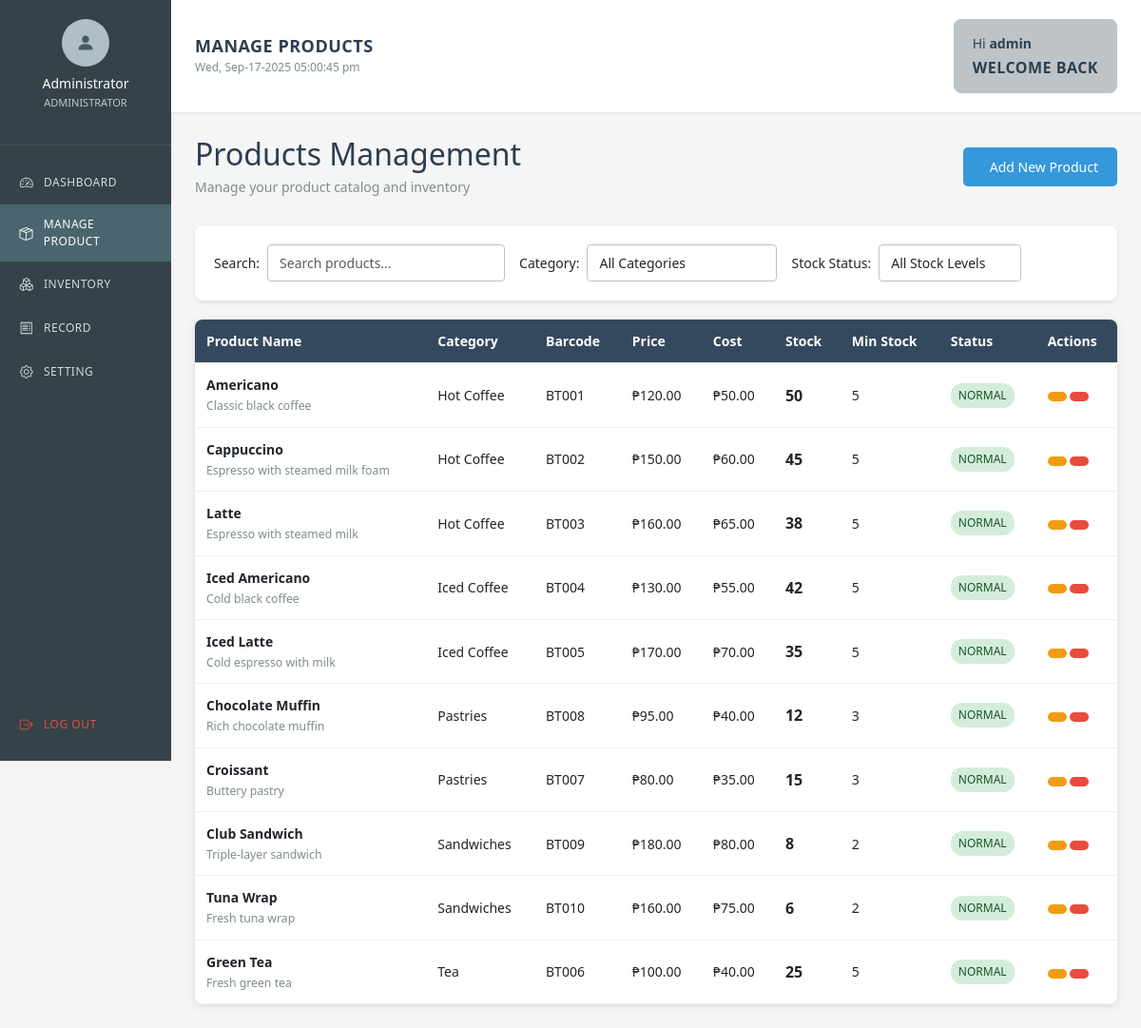
Page /admin/pages/products.php (signed in) on the committed database.
### tables this page shows
CREATE TABLE `products` (
    `product_id` INT(11) NOT NULL AUTO_INCREMENT,
    `product_name` VARCHAR(100) NOT NULL,
    `category_id` INT(11) NOT NULL,
    `description` TEXT,
    `price` DECIMAL(10,2) NOT NULL,
    `cost_price` DECIMAL(10,2) NOT NULL DEFAULT 0.00,
    `barcode` VARCHAR(50) UNIQUE,
    `image_path` VARCHAR(255),
    `status` ENUM('active', 'inactive') NOT NULL DEFAULT 'active',
    `created_at` TIMESTAMP DEFAULT CURRENT_TIMESTAMP,
    `updated_at` TIMESTAMP DEFAULT CURRENT_TIMESTAMP ON UPDATE CURRENT_TIMESTAMP,
    PRIMARY KEY (`product_id`),
    FOREIGN KEY (`category_id`) REFERENCES `categories`(`category_id`) ON DELETE CASCADE,
    INDEX `idx_product_name` (`product_name`),
    INDEX `idx_barcode` (`barcode`),
    INDEX `idx_category_id` (`category_id`)
);

CREATE TABLE `categories` (
    `category_id` INT(11) NOT NULL AUTO_INCREMENT,
    `category_name` VARCHAR(100) NOT NULL,
    `description` TEXT,
    `status` ENUM('active', 'inactive') NOT NULL DEFAULT 'active',
    `created_at` TIMESTAMP DEFAULT CURRENT_TIMESTAMP,
    `updated_at` TIMESTAMP DEFAULT CURRENT_TIMESTAMP ON UPDATE CURRENT_TIMESTAMP,
    PRIMARY KEY (`category_id`),
    INDEX `idx_category_name` (`category_name`)
);

CREATE TABLE `inventory` (
    `inventory_id` INT(11) NOT NULL AUTO_INCREMENT,
    `product_id` INT(11) NOT NULL,
    `current_stock` INT(11) NOT NULL DEFAULT 0,
    `minimum_stock` INT(11) NOT NULL DEFAULT 5,
    `maximum_stock` INT(11) NOT NULL DEFAULT 100,
    `reorder_level` INT(11) NOT NULL DEFAULT 10,
    `unit_of_measure` VARCHAR(20) DEFAULT 'pcs',
    `last_updated` TIMESTAMP DEFAULT CURRENT_TIMESTAMP ON UPDATE CURRENT_TIMESTAMP,
    PRIMARY KEY (`inventory_id`),
    FOREIGN KEY (`product_id`) REFERENCES `products`(`product_id`) ON DELETE CASCADE,
    UNIQUE KEY `unique_product_inventory` (`product_id`),
    INDEX `idx_current_stock` (`current_stock`),
    INDEX `idx_minimum_stock` (`minimum_stock`)
);

### includes/database.php (called while the page is built, shortened)
<?php
class Database {
    private $host = 'localhost';
    private $dbname = '9bar_pos';
    private $username = 'root';
    private $password = '';
    private $charset = 'utf8mb4';
    private $pdo;
    private function connect() {
        $dsn = "mysql:host={$this->host};dbname={$this->dbname};charset={$this->charset}";
        $options = [
            PDO::ATTR_ERRMODE => PDO::ERRMODE_EXCEPTION,
            PDO::ATTR_DEFAULT_FETCH_MODE => PDO::FETCH_ASSOC,
            PDO::ATTR_EMULATE_PREPARES => false,
        ];
        try {
            $this->pdo = new PDO($dsn, $this->username, $this->password, $options);
        } catch (PDOException $e) {
            throw new PDOException($e->getMessage(), (int)$e->getCode());
        }
    }
    public function query($sql, $params = []) {
        try {
            $stmt = $this->pdo->prepare($sql);
            $stmt->execute($params);
            return $stmt;
        } catch (PDOException $e) {
            throw new PDOException($e->getMessage(), (int)$e->getCode());
        }
    }
    public function fetchAll($sql, $params = []) {
        $stmt = $this->query($sql, $params);
        return $stmt->fetchAll();
    }
}
?>

### admin/pages/products.php (the view, shortened to what this page needs)
<?php
include '../components/main-layout.php';
$products = $db->fetchAll("
    SELECT p.*, c.category_name, i.current_stock, i.minimum_stock, i.maximum_stock, i.reorder_level
    FROM products p
    LEFT JOIN categories c ON p.category_id = c.category_id
    LEFT JOIN inventory i ON p.product_id = i.product_id
    WHERE p.status = 'active'
    ORDER BY c.category_name, p.product_name
");
?>
<div class="products-header">
    <div>
        <h2 style="margin: 0; color: #2c3e50;">Products Management</h2>
        <p style="color: #7f8c8d; margin: 5px 0 0 0;">Manage your product catalog and inventory</p>
    </div>
    <button class="btn btn-primary" onclick="openAddModal()">
        <i class="fas fa-plus"></i> Add New Product
    </button>
</div>
<div class="search-filters">
    <div class="filters-row">
        <div class="filter-group">
            <label>Search:</label>
            <input type="text" class="form-control" id="searchInput" placeholder="Search products..."
                   onkeyup="filterProducts()" style="width: 250px;">
        </div>
        <div class="filter-group">
            <label>Category:</label>
            <select class="form-control" id="categoryFilter" onchange="filterProducts()" style="width: 200px;">
                <option value="">All Categories</option>
            </select>
        </div>
        <div class="filter-group">
            <label>Stock Status:</label>
            <select class="form-control" id="stockFilter" onchange="filterProducts()" style="width: 150px;">
                <option value="">All Stock Levels</option>
            </select>
        </div>
    </div>
</div>
<div class="products-table">
    <div class="table-responsive">
        <table id="productsTable">
            <thead>
                <tr>
                    <th>Product Name</th>
                    <th>Category</th>
                    <th>Barcode</th>
                    <th>Price</th>
                    <th>Cost</th>
                    <th>Stock</th>
                    <th>Min Stock</th>
                    <th>Status</th>
                    <th>Actions</th>
                </tr>
            </thead>
            <tbody>
                <?php foreach ($products as $product): ?>
                <?php
                $stockStatus = 'normal';
                $stockClass = 'stock-normal';
                ?>
                <tr data-category="<?php echo $product['category_id']; ?>"
                    data-stock="<?php echo $stockStatus; ?>"
                    data-name="<?php echo strtolower($product['product_name']); ?>">
                    <td>
                        <strong><?php echo htmlspecialchars($product['product_name']); ?></strong>
                        <br><small style="color: #7f8c8d;"><?php echo htmlspecialchars($product['description']); ?></small>
                    </td>
                    <td><?php echo htmlspecialchars($product['category_name']); ?></td>
                    <td><?php echo htmlspecialchars($product['barcode'] ?: 'N/A'); ?></td>
                    <td>₱<?php echo number_format($product['price'], 2); ?></td>
                    <td>₱<?php echo number_format($product['cost_price'], 2); ?></td>
                    <td>
                        <strong style="font-size: 16px;"><?php echo $product['current_stock']; ?></strong>
                    </td>
                    <td><?php echo $product['minimum_stock']; ?></td>
                    <td>
                        <span class="status-badge <?php echo $stockClass; ?>">
                            <?php echo strtoupper($stockStatus); ?>
                        </span>
                    </td>
                    <td>
                        <button class="btn btn-warning btn-sm" onclick="openEditModal(<?php echo htmlspecialchars(json_encode($product)); ?>)">
                        </button>
                        <button class="btn btn-danger btn-sm" onclick="deleteProduct(<?php echo $product['product_id']; ?>, '<?php echo htmlspecialchars($product['product_name']); ?>')">
                        </button>
                    </td>
                </tr>
                <?php endforeach; ?>
            </tbody>
        </table>
    </div>
</div>
<?php include '../components/layout-end.php'; ?>

### admin/components/main-layout.php (style rules this page uses)
* { margin: 0; padding: 0; box-sizing: border-box; }
body { font-family: 'Segoe UI', Tahoma, Geneva, Verdana, sans-serif; background-color: #f5f5f5; font-size: 14px; }

### admin/pages/products.php (style rules this page uses)
.products-header { display: flex; justify-content: space-between; align-items: center; margin-bottom: 30px; }
.btn { padding: 10px 20px; border: none; border-radius: 5px; cursor: pointer; text-decoration: none; display: inline-flex; align-items: center; gap: 8px; font-size: 14px; transition: all 0.3s; }
.btn-primary { background: #3498db; color: white; }
.btn-warning { background: #f39c12; color: white; }
.btn-danger { background: #e74c3c; color: white; }
.btn-sm { padding: 5px 10px; font-size: 12px; }
.products-table { background: white; border-radius: 8px; overflow: hidden; box-shadow: 0 2px 10px rgba(0,0,0,0.1); }
.table-responsive { overflow-x: auto; }
table { width: 100%; border-collapse: collapse; }
thead { background: #34495e; color: white; }
th, td { padding: 12px; text-align: left; border-bottom: 1px solid #ecf0f1; }
.status-badge { display: inline-block; padding: 4px 8px; border-radius: 12px; font-size: 12px; font-weight: 500; }
.stock-normal { background: #d4edda; color: #155724; }
.form-control { width: 100%; padding: 8px 12px; border: 1px solid #bdc3c7; border-radius: 4px; font-size: 14px; }
.search-filters { background: white; padding: 20px; border-radius: 8px; margin-bottom: 20px; box-shadow: 0 2px 4px rgba(0,0,0,0.1); }
.filters-row { display: flex; gap: 15px; align-items: center; flex-wrap: wrap; }
.filter-group { display: flex; align-items: center; gap: 8px; }

### rows in the picture
products: product_name "Americano", description "Classic black coffee", category.category_name "Hot Coffee", barcode "BT001", price "120.00", cost_price "50.00", inventory.current_stock "50", inventory.minimum_stock "5", stockStatus "NORMAL"
products: product_name "Cappuccino", description "Espresso with steamed milk foam", category.category_name "Hot Coffee", barcode "BT002", price "150.00", cost_price "60.00", inventory.current_stock "45", inventory.minimum_stock "5", stockStatus "NORMAL"
products: product_name "Latte", description "Espresso with steamed milk", category.category_name "Hot Coffee", barcode "BT003", price "160.00", cost_price "65.00", inventory.current_stock "38", inventory.minimum_stock "5", stockStatus "NORMAL"
products: product_name "Iced Americano", description "Cold black coffee", category.category_name "Iced Coffee", barcode "BT004", price "130.00", cost_price "55.00", inventory.current_stock "42", inventory.minimum_stock "5", stockStatus "NORMAL"
products: product_name "Iced Latte", description "Cold espresso with milk", category.category_name "Iced Coffee", barcode "BT005", price "170.00", cost_price "70.00", inventory.current_stock "35", inventory.minimum_stock "5", stockStatus "NORMAL"
products: product_name "Chocolate Muffin", description "Rich chocolate muffin", category.category_name "Pastries", barcode "BT008", price "95.00", cost_price "40.00", inventory.current_stock "12", inventory.minimum_stock "3", stockStatus "NORMAL"
products: product_name "Croissant", description "Buttery pastry", category.category_name "Pastries", barcode "BT007", price "80.00", cost_price "35.00", inventory.current_stock "15", inventory.minimum_stock "3", stockStatus "NORMAL"
products: product_name "Club Sandwich", description "Triple-layer sandwich", category.category_name "Sandwiches", barcode "BT009", price "180.00", cost_price "80.00", inventory.current_stock "8", inventory.minimum_stock "2", stockStatus "NORMAL"
products: product_name "Tuna Wrap", description "Fresh tuna wrap", category.category_name "Sandwiches", barcode "BT010", price "160.00", cost_price "75.00", inventory.current_stock "6", inventory.minimum_stock "2", stockStatus "NORMAL"
products: product_name "Green Tea", description "Fresh green tea", category.category_name "Tea", barcode "BT006", price "100.00", cost_price "40.00", inventory.current_stock "25", inventory.minimum_stock "5", stockStatus "NORMAL"

### other values in the picture
$currentUser['full_name'] "Administrator"
$item['text'] "DASHBOARD"
$item['text'] "MANAGE PRODUCT"
$item['text'] "INVENTORY"
$item['text'] "RECORD"
$item['text'] "SETTING"
$page_title "MANAGE PRODUCTS"
